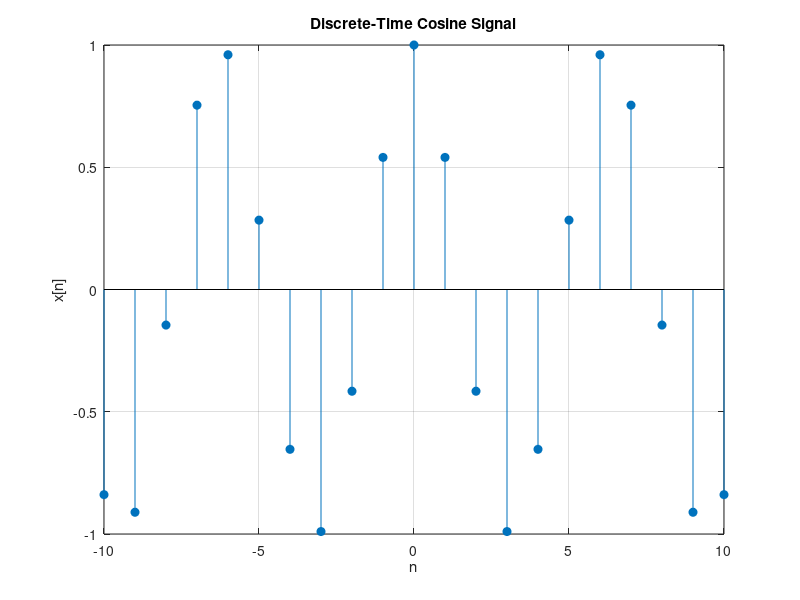

The MATLAB source for this figure:
clc;
clear;
close all;

t = -113:113;   % Discrete time indices (integer steps)
x = cos(t);       % Compute the discrete values

figure;
stem(t, x, 'filled'); % Plot discrete signal
xlabel('n');
ylabel('x[n]');
title('Discrete-Time Cosine Signal');
axis([-10 10 -1 1])
grid on;
